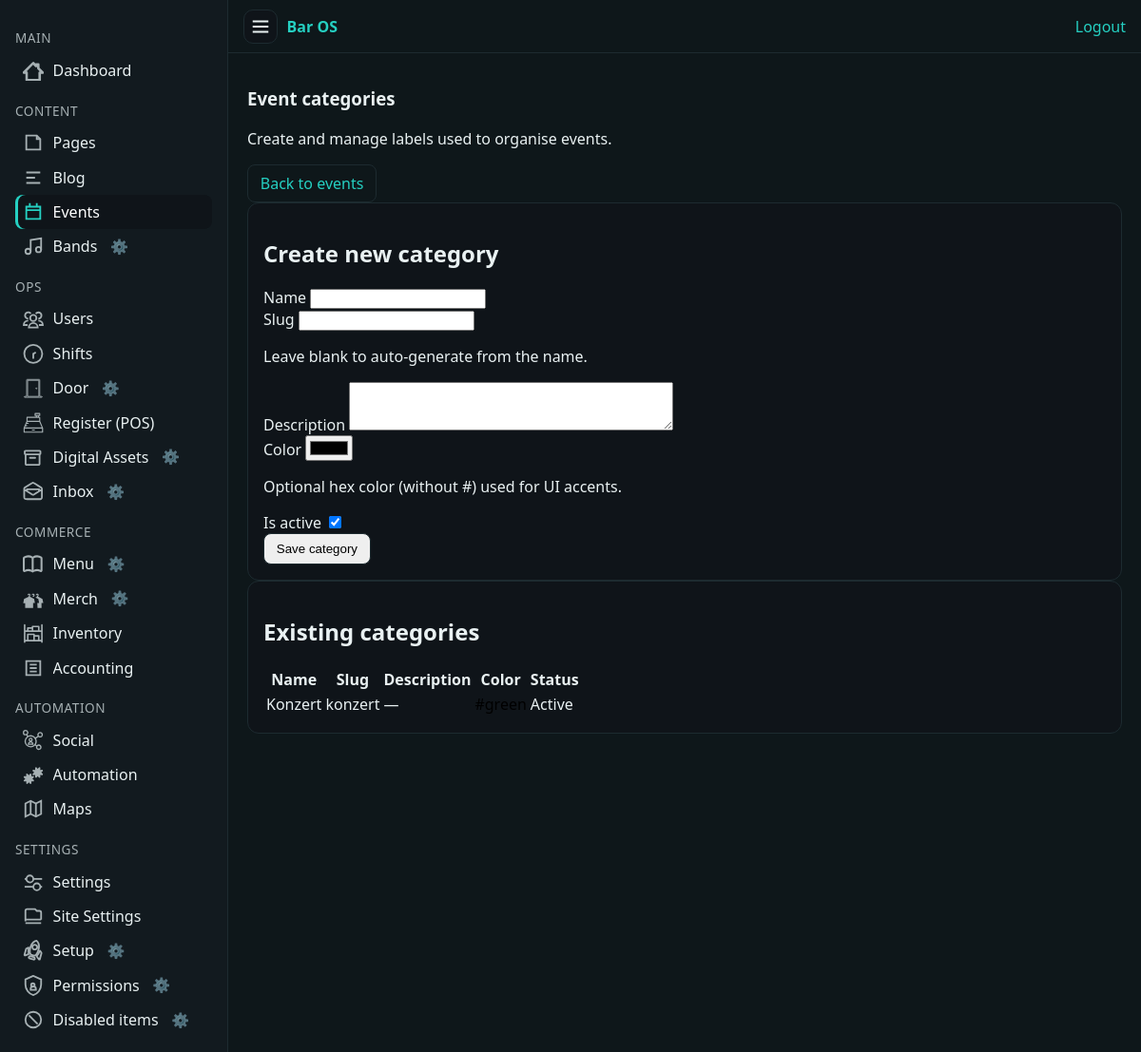
Screenshot of /cms/events/categories/ (signed in) with the database file from the repository.
### app/events/models.py (models this page shows, shortened)
class EventCategory(models.Model):
    name = models.CharField(max_length=120, unique=True)
    slug = models.SlugField(max_length=140, unique=True)
    description = models.TextField(blank=True)
    color = models.CharField(
        max_length=16,
        blank=True,
        help_text="Optional hex color (without #) used for UI accents.",
    )
    is_active = models.BooleanField(default=True)
    class Meta:
        ordering = ["name"]

### app/events/views.py (the view)
# urls.py: path("categories/", views.categories, name="categories"),
@login_required
def categories(request: HttpRequest) -> HttpResponse:
    categories_qs = EventCategory.objects.order_by("name")
    if request.method == "POST":
        form = EventCategoryForm(request.POST)
        if form.is_valid():
            category = form.save()
            messages.success(request, f"Category '{category.name}' created.")
            return redirect("events:categories")
    else:
        form = EventCategoryForm()
    return render(
        request,
        "events/categories.html",
        {
            "categories": categories_qs,
            "category_form": form,
        },
    )

### app/events/forms.py (shortened to what this page needs)
class EventCategoryForm(forms.ModelForm):
    class Meta:
        model = EventCategory
        fields = ["name", "slug", "description", "color", "is_active"]
        widgets = {
            "description": forms.Textarea(attrs={"rows": 3}),
            "color": forms.TextInput(attrs={"type": "color"}),
        }
    def __init__(self, *args, **kwargs):
        super().__init__(*args, **kwargs)
        self.fields["slug"].required = False
        self.fields["slug"].help_text = "Leave blank to auto-generate from the name."

### app/comms/services/audience.py (called while the page is built)
def user_membership_ids(user):
    badge_ids = set()
    try:
        profile = user.profile
        badge_ids = set(profile.badges.values_list("id", flat=True))
    except Exception:
        pass
    group_ids = set(user.groups.values_list("id", flat=True))
    return badge_ids, group_ids

def visible_threads_qs(user, base_qs=None):
    if base_qs is None:
        base_qs = MessageThread.objects.all()
    badge_ids, group_ids = user_membership_ids(user)
    cond = Q(audiences__user=user)
    if badge_ids:
        cond |= Q(audiences__badge_id__in=badge_ids)
    if group_ids:
        cond |= Q(audiences__group_id__in=group_ids)
    qs = base_qs.filter(cond).distinct()
    return qs

### app/core/context_processors.py (called while the page is built)
def sitecfg(request):
    return {"sitecfg": get_config()}

### app/core/encryption.py (called while the page is built)
    def from_db_value(self, value, expression, connection):  # noqa: D401
        if value in self.empty_values:
            return value
        try:
            return super().from_db_value(value, expression, connection)
        except Exception:  # pragma: no cover - best-effort guard
            return value

### app/core/site_config.py (called while the page is built)
def get_config():
    try:
        CONFIG_DIR.mkdir(parents=True, exist_ok=True)
        if not CONFIG_FILE.exists():
            CONFIG_FILE.write_text(json.dumps(DEFAULTS, indent=2), encoding="utf-8")
        data = json.loads(CONFIG_FILE.read_text(encoding="utf-8"))
        merged = DEFAULTS.copy()
        merged.update({k: v for k, v in data.items() if k in DEFAULTS})
        ff = merged["feature_flags"]
        ff.update(data.get("feature_flags", {}))
        merged["feature_flags"] = ff
        return merged
    except Exception:
        return DEFAULTS

### app/pages/models.py (called while the page is built)
    def get_absolute_url(self):
        from django.urls import reverse
        return reverse("public:page-detail", kwargs={"slug": self.slug})

### app/setup/models.py (called while the page is built)
    @classmethod
    def get_solo(cls):
        obj, _ = cls.objects.get_or_create(id=1)
        return obj

### app/setup/templatetags/setup_tags.py (called while the page is built)
def _visibility_picker_url():
    return reverse("setup:visibility_picker")

### app/templates/events/categories.html (shortened to what this page needs)
{% extends "cms/base_cms.html" %}
{% block content %}
<section class="module-header">
  <div>
    <h1>Event categories</h1>
    <p class="sub">Create and manage labels used to organise events.</p>
  </div>
  <div class="actions">
    <a class="btn btn-outline" href="{% url 'events:index' %}">Back to events</a>
  </div>
</section>
<section class="card">
  <h2>Create new category</h2>
  <form method="post" class="form-grid">
    {% for field in category_form %}
      <div class="form-field">
        {% if field.id_for_label %}
          <label for="{{ field.id_for_label }}">{{ field.label }}</label>
        {% else %}
          <label>{{ field.label }}</label>
        {% endif %}
        {{ field }}
        {% if field.help_text %}<p class="help">{{ field.help_text }}</p>{% endif %}
      </div>
    {% endfor %}
    <div class="form-actions">
      <button type="submit" class="btn btn-primary">Save category</button>
    </div>
  </form>
</section>
<section class="card">
  <h2>Existing categories</h2>
  {% if categories %}
    <table class="data-table">
      <thead>
        <tr>
          <th>Name</th>
          <th>Slug</th>
          <th>Description</th>
          <th>Color</th>
          <th>Status</th>
        </tr>
      </thead>
      <tbody>
        {% for category in categories %}
          <tr>
            <td>{{ category.name }}</td>
            <td>{{ category.slug }}</td>
            <td>{% if category.description %}{{ category.description }}{% else %}<span class="quiet">—</span>{% endif %}</td>
            <td>
              {% if category.color %}
                <span class="pill" style="background-color:#{{ category.color }};color:#000;">#{{ category.color }}</span>
              {% else %}
                <span class="quiet">—</span>
              {% endif %}
            </td>
            <td>
              {% if category.is_active %}
                <span class="pill pill-green">Active</span>
              {% else %}
                <span class="pill">Inactive</span>
              {% endif %}
            </td>
          </tr>
        {% endfor %}
      </tbody>
    </table>
  {% else %}
    <p class="empty">No categories yet.</p>
  {% endif %}
</section>
{% endblock %}

### app/templates/cms/nav.html (shortened to what this page needs)
<nav>
  <div class="section">Main</div>
  <a href="/cms/dashboard/">
    <span class="icon">
    </span>
    <span class="label">Dashboard</span>
  </a>
  <div class="section">Content</div>
  <a href="/cms/pages/">
    <span class="icon">
      <svg viewBox="0 0 24 24" fill="none" stroke="currentColor" stroke-width="2">
        <path d="M4 4h12l4 4v12H4z" />
        <path d="M16 4v4h4" />
      </svg>
    </span>
    <span class="label">Pages</span>
  </a>
  <a href="/cms/blog/">
    <span class="icon">
      <svg viewBox="0 0 24 24" fill="none" stroke="currentColor" stroke-width="2">
        <path d="M4 6h16M4 12h10M4 18h16" />
      </svg>
    </span>
    <span class="label">Blog</span>
  </a>
  <a href="/cms/events/">
    <span class="icon">
      <svg viewBox="0 0 24 24" fill="none" stroke="currentColor" stroke-width="2">
        <path d="M8 2v4M16 2v4M3 10h18M4 6h16v14H4z" />
      </svg>
    </span>
    <span class="label">Events</span>
  </a>
{% load setup_tags %}
<li class="nav-item nav-inline">
  {% if request.user|allow_for:"cms.nav.bands" %}
    <a href="{% url 'bands:index' %}">
      <span class="icon">
        <svg viewBox="0 0 24 24" fill="none" stroke="currentColor" stroke-width="2">
          <path d="M9 18V5l12-2v13" />
          <circle cx="6" cy="18" r="3" />
          <circle cx="18" cy="16" r="3" />
        </svg>
      </span>
      <span class="label">Bands</span>
    </a>
    {% visibility_cog_inline "cms.nav.bands" "Bands nav link" %}
  {% endif %}
</li>
  <div class="section">Ops</div>
  <a href="/cms/users/">
    <span class="icon">
    </span>
    <span class="label">Users</span>
  </a>
  <a href="/cms/shifts/">
    <span class="icon">
      <svg viewBox="0 0 24 24" fill="none" stroke="currentColor" stroke-width="2">
        <path class="st0" d="M12,18.1v-5.7l2.9-1.7 M22.3,12.4c0,5.7-4.6,10.3-10.3,10.3c-5.7,0-10.3-4.6-10.3-10.3C1.6,6.6,6.3,2,12,2
          C17.7,2,22.3,6.6,22.3,12.4z"/>
      </svg>
    </span>
    <span class="label">Shifts</span>
  </a>
  <li class="nav-item nav-inline">
    {% if request.user|allow_for:"cms.nav.door" %}
      <a href="/cms/door/">
        <span class="icon">
        </span>
        <span class="label">Door</span>
      </a>
      {% visibility_cog_inline "cms.nav.door" "Door nav link" %}
    {% endif %}
  </li>
  <a href="/cms/pos/">
    <span class="icon">
    </span>
    <span class="label">Register (POS)</span>
  </a>
  {% load setup_tags %}
  {% url 'assets:index' as assets_url %}
  <li class="nav-item nav-inline">
    {% if request.user|allow_for:"cms.nav.assets" %}
      <a href="{{ assets_url|default:'/cms/assets/' }}"
        class="{% if request.path|slice:':11' == '/cms/assets' %}active{% endif %}"
        title="Digital Assets"
        {% if request.path|slice:':11' == '/cms/assets' %}aria-current="page"{% endif %}>
        <span class="icon">
        </span>
        <span class="label">Digital Assets</span>
      </a>
      {% visibility_cog_inline "cms.nav.assets" "Digital Assets nav link" %}
    {% endif %}
  </li>
{% load setup_tags %}
{% url 'comms:inbox' as comms_url %}
{% load setup_tags %}
{% url 'comms:inbox' as comms_url %}
<li class="nav-item nav-inline">
  {% if request.user|allow_for:"cms.nav.comms" %}
    <a href="{{ comms_url|default:'/cms/inbox/' }}"
       class="nav-link-inbox {% if request.path|slice:':10' == '/cms/inbox' %}active{% endif %}"
       title="Inbox"
       {% if request.path|slice:':10' == '/cms/inbox' %}aria-current="page"{% endif %}>
      <span class="icon">
      </span>
      <span class="label">Inbox</span>
    </a>
    {% visibility_cog_inline "cms.nav.comms" "Inbox nav link" %}
  {% endif %}
</li>
  {% load setup_tags %}
  <div class="section">Commerce</div>
  <li class="nav-item nav-inline">
    {% if request.user|allow_for:"cms.nav.menu" %}
      <a href="{% url 'menu:manage' %}">
        <span class="icon">
        </span>
        <span class="label">Menu</span>
      </a>
      {% visibility_cog_inline "cms.nav.menu" "Menu nav link" %}
    {% endif %}
  </li>
  <li class="nav-item nav-inline">
    {% if request.user|allow_for:"cms.nav.merch" %}
      <a href="/cms/merch/">
        <span class="icon">
        </span>
        <span class="label">Merch</span>
      </a>
      {% visibility_cog_inline "cms.nav.merch" "Merch nav link" %}
    {% endif %}
  </li>
  <a href="/cms/inventory/">
    <span class="icon">
    </span>
    <span class="label">Inventory</span>
  </a>
  <a href="/cms/accounting/">
    <span class="icon">
      <svg viewBox="0 0 24 24" fill="none" stroke="currentColor" stroke-width="2">
        <path d="M4 4h16v16H4z" />
        <path d="M8 8h8M8 12h8M8 16h8" />
      </svg>
    </span>
    <span class="label">Accounting</span>
  </a>
  <div class="section">Automation</div>
  <a href="/cms/social/">
    <span class="icon">
    </span>
    <span class="label">Social</span>
  </a>
  <a href="/cms/automation/">
    <span class="icon">
    </span>
    <span class="label">Automation</span>
  </a>
  <a href="/cms/maps/">
    <span class="icon">
      <svg viewBox="0 0 24 24" fill="none" stroke="currentColor" stroke-width="2">
        <path d="M9 18l-6 3V6l6-3 6 3 6-3v15l-6 3z" />
        <path d="M9 3v15M15 6v15" />
      </svg>
    </span>
    <span class="label">Maps</span>
  </a>
  <div class="section">Settings</div>
  <a href="/cms/settings/">
    <span class="icon">
    </span>
    <span class="label">Settings</span>
  </a>
  <a href="/cms/settings/site/">
    <span class="icon">
      <svg viewBox="0 0 24 24" fill="none" stroke="currentColor" stroke-width="2">
        <path d="M21 16V8a2 2 0 0 0-2-2h-3l-2-2H5a2 2 0 0 0-2 2v12" />
        <path d="M3 16h18M3 20h18" />
      </svg>
    </span>
    <span class="label">Site Settings</span>
  </a>
{% load setup_tags %}
<li class="nav-item nav-inline">
  {% if request.user|allow_for:"cms.nav.setup" %}
    <a href="/cms/settings/setup/">
    <span class="icon">
    </span>
      <span class="label">Setup</span>
    </a>
    {% visibility_cog_inline "cms.nav.setup" "Setup nav link" %}
  {% endif %}
</li>
<li class="nav-item nav-inline">
  {% if request.user|allow_for:"cms.nav.permissions" %}
    <a href="{% url 'setup:visibility_list' %}">
      <span class="icon">
        <svg viewBox="0 0 24 24" fill="none" stroke="currentColor" stroke-width="2">
          <path d="M12 1L3 5v6c0 5.55 3.84 10.74 9 12 5.16-1.26 9-6.45 9-12V5l-9-4z" />
          <path d="M9.5 11.5c0-1.1.9-2 2-2s2 .9 2 2-.9 2-2 2-2-.9-2-2z" />
          <path d="M12 13c1.66 0 3 1.34 3 3v1H9v-1c0-1.66 1.34-3 3-3z" />
        </svg>
      </span>
      <span class="label">Permissions</span>
    </a>
    {% visibility_cog_inline "cms.nav.permissions" "Permissions nav link" %}
  {% endif %}
</li>
<li class="nav-item nav-inline">
  {% if request.user|allow_for:"cms.nav.disabled" %}
    <a href="{% url 'setup:visibility_disabled' %}">
      <span class="icon">
        <svg viewBox="0 0 24 24" fill="none" stroke="currentColor" stroke-width="2">
          <circle cx="12" cy="12" r="9" />
          <path d="M7 7l10 10" />
        </svg>
      </span>
      <span class="label">Disabled items</span>
    </a>
    {% visibility_cog_inline "cms.nav.disabled" "Disabled items nav link" %}
  {% endif %}
</li>

### app/static/cms/cms.css (style rules this page uses)
* { box-sizing: border-box; }
body.cms { margin: 0; background: var(--bg); color: var(--fg); font-family: system-ui, Segoe UI, Roboto, Inter, sans-serif; display: flex; min-height: 100vh; }
a { color: var(--accent); text-decoration: none; }
.cms-nav nav a { display: flex; align-items: center; gap: 0.6rem; padding: 0.45rem 0.5rem; border-radius: 8px; color: var(--fg); }
.cms-nav nav a.is-active { background: #0f1419; color: #fff; box-shadow: inset 3px 0 0 var(--accent); }
.cms-nav nav a.is-active .icon { color: var(--accent); }
.cms-nav .section { margin: 0.9rem 0 0.4rem; color: var(--muted); font-size: 0.85rem; text-transform: uppercase; letter-spacing: 0.04em; }
.cms-nav .icon { display: inline-flex; align-items: center; justify-content: center; width: 22px; height: 22px; flex: 0 0 22px; color: var(--muted); }
.cms-nav .label { white-space: nowrap; overflow: hidden; text-overflow: ellipsis; }
.card { background: #0f1419; border: 1px solid var(--line); border-radius: 12px; padding: 1rem; }
.btn { display: inline-block; padding: 0.5rem 0.8rem; border: 1px solid var(--line); border-radius: 8px; }
.cfg-cog { display: inline-block; margin-left: 0.35rem; opacity: 0.6; cursor: pointer; font-size: 0.95em; line-height: 1; user-select: none; }
.nav-inline { display: flex; align-items: center; gap: 0.35rem; position: relative; }
.nav-inline .cfg-cog { margin-left: 0; border: none !important; }
.cfg-cog { display: inline-block; opacity: 0.6; cursor: pointer; font-size: 0.95em; line-height: 1; user-select: none; }

### rows the page displays
EventCategory: name "Konzert", slug "konzert", is_active "Active"

### other values shown
{{ field.label }} "Name" "Slug" "Description" "Color" "Is active"
{{ field.help_text }} "Leave blank to auto-generate from the name." "Optional hex color (without #) used for UI accents."
